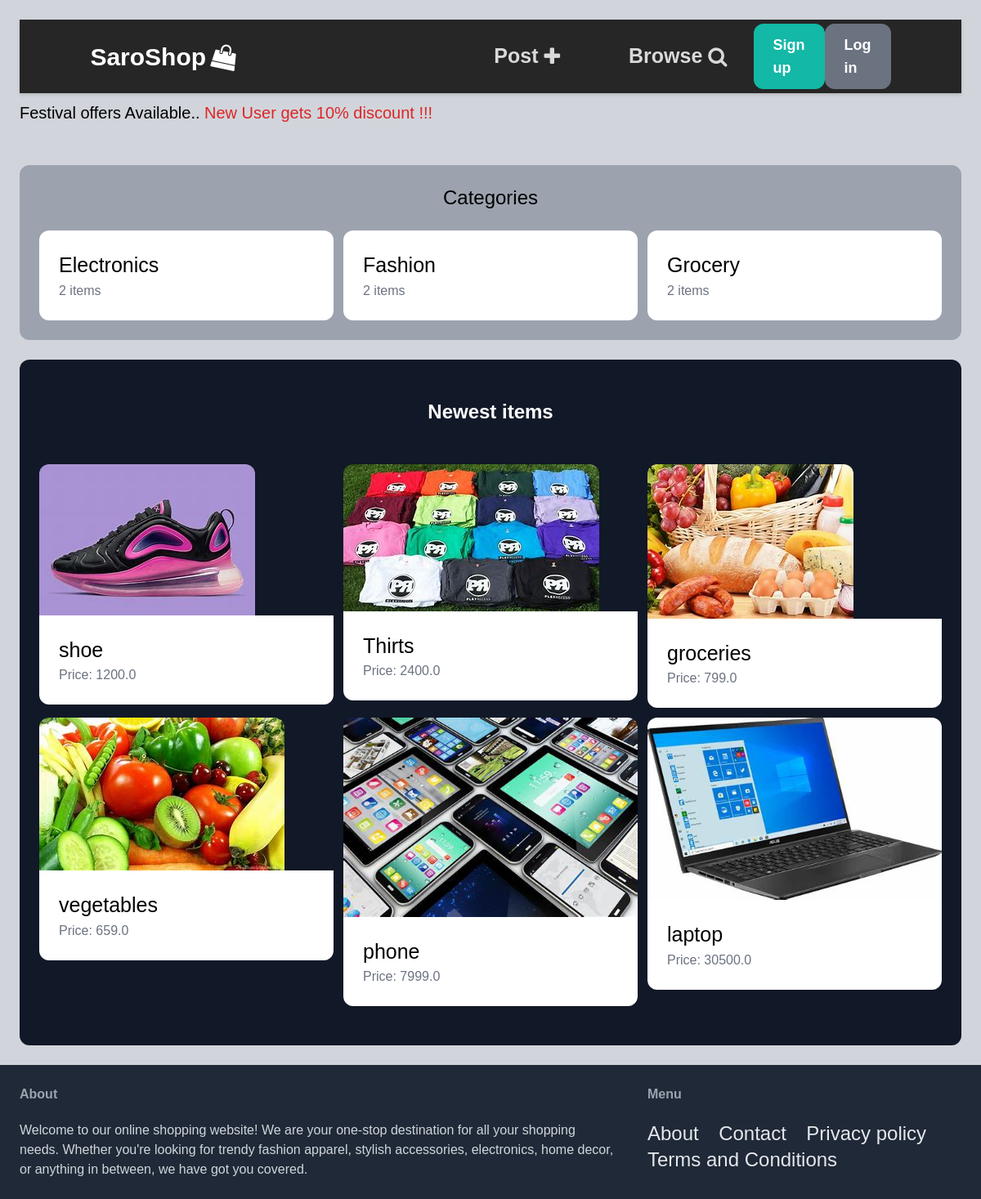
The page / on the database its author committed.
### item/models.py (models this page shows, shortened)
class Category(models.Model):
    name = models.CharField(max_length=255)
    class Meta:
        ordering = ('name',)
        verbose_name_plural = 'Categories'

class Item(models.Model):
    category = models.ForeignKey(Category, related_name='items', on_delete=models.CASCADE)
    name = models.CharField(max_length=255)
    description = models.TextField(blank=True, null=True)
    price = models.FloatField()
    image = models.ImageField(upload_to='item_images', blank=True, null=True)
    is_sold = models.BooleanField(default=False)
    created_by = models.ForeignKey(User, related_name='items', on_delete=models.CASCADE)
    created_at = models.DateTimeField(auto_now_add=True)

### core/views.py (the view)
# urls.py: path('', views.index, name='index'),
def index(request):
    items = Item.objects.filter(is_sold=False)[0:6]
    categories = Category.objects.all()
    return render(request, 'core/index.html', {
        'categories': categories,
        'items': items,
    })

### core/templates/core/index.html (shortened to what this page needs)
{% extends 'core/base.html' %}
{% block content %}
<header id="navbar">
    <nav class="navbar-container container ">
        <a href="/" class=" font-bold text-white" id="saroshop" style="font-size: var(--saro);">SaroShop <i id="shopping-bag" style="font-size: var(--saro);"class="fa fa-shopping-bag  rotate-12" aria-hidden="true"></i>
        </a>
      <div id="navbar-menu" aria-labelledby="navbar-toggle">
        <ul class="navbar-links">
          <li class="navbar-item"><a href="{% url 'item:new' %}" style="font-size: var(--fs);"class=" navbar-link font-semibold hover:text-white" >Post&nbsp; <i class="fa fa-plus" aria-hidden="true"></i>
          </a>
          </li>
          <li class="navbar-item"><a href="{% url 'item:items' %}" style="font-size: var(--fs);"class=" navbar-link font-semibold hover:text-white" >Browse&nbsp;<i class="fa fa-search" aria-hidden="true"></i>
          </a></li>
          {% if request.user.is_authenticated %}
            <a href="{% url 'conversation:inbox' %}"  class="px-6 py-3 text-lg font-semibold bg-green-600 hover:bg-green-700 text-white rounded-xl mr-5 mt-3 mb-3">Inbox</a>
            <a href="{% url 'dashboard:index' %}"  class="px-6 py-3 text-lg font-semibold bg-gray-500 text-white rounded-xl hover:bg-gray-700">Dashboard</a>
          {% else %}
            <a href="{% url 'core:signup' %}" class="px-6 py-3 text-lg font-semibold bg-teal-500 text-white rounded-xl hover:bg-teal-700">Sign up</a>
            <a href="{% url 'core:login' %}" class="px-6 py-3 text-lg font-semibold bg-gray-500 text-white rounded-xl hover:bg-gray-700">Log in</a>
          {% endif %}
        </ul>
      </div>
    </nav>
</header>
<marquee behavior="" direction="left" class="text-xl">Festival offers  Available.. <span class="text-red-600">New User gets 10% discount !!!</span></marquee>
    <div class=" marg px-6 py-6 bg-gray-400 rounded-xl" >
    <h2 class="mb-6 text-2xl text-center">Categories</h2>
    <div class="grid grid-cols-3 gap-3">
        {% for category in categories %}
            <div id="categories">
                <a href="{% url 'item:items' %}?query={{ query }}&category={{ category.id }}">
                    <div class="p-6 bg-white rounded-xl">
                        <h2 class=" letsmall" style="font-size: var(--fs);" >{{ category.name }}</h2>
                        <p class="text-gray-500"  >{{ category.items.count }} items</p>
                    </div>
                </a>
            </div>
        {% endfor %}
    </div>
    </div>
    <div class="mt-6 px-6 py-12 bg-gray-900 rounded-xl">
        <h2 class="mb-12 text-2xl text-center text-white font-bold">Newest items</h2>
        <div class="grid grid-cols-3 gap-3">
            {% for item in items %}
                <div>
                    <a href="{% url 'item:detail' item.id %}">
                        <div>
                            <img src="{{ item.image.url }}" class="rounded-t-xl">
                        </div>
                        <div class="p-6 bg-white rounded-b-xl">
                            <h2 style="font-size: var(--fs);">{{ item.name }}</h2>
                            <p class="text-gray-500">Price: {{ item.price }}</p>
                        </div>
                    </a>
                </div>
            {% endfor %}
        </div>
    </div>
{% endblock %}

### core/templates/core/base.html (shortened to what this page needs)
<!doctype html>
<html>
    <head>
        <script src="https://cdn.tailwindcss.com"></script>
        <link rel="stylesheet" href="https://cdnjs.cloudflare.com/ajax/libs/font-awesome/4.7.0/css/font-awesome.min.css">
    </head>
    <body class="bg-gray-300">
        <div class="px-6 py-6 ">
            {% block content %}
            {% endblock %}
        </div>
        <footer class="py-6 px-6 flex justify-between bg-gray-800">
            <div class="w-2/3 pr-10" id="lorem">
                <h3 class="mb-5 font-semibold text-gray-400" id="about">About</h3>
                <div>
                    <p id="para1"  class="text-gray-300">Welcome to our online shopping website! We are your one-stop destination for all your shopping needs. Whether you're looking for trendy fashion apparel, stylish accessories, electronics, home decor, or anything in between, we have got you covered.</p>
                </div>
            </div>
            <div class="w-1/3">
                <h3 class="mb-5 font-semibold text-gray-400">Menu</h3>
                <div class=" inline-block">
                    <button  class="text-gray-200 text-2xl hover:font-bold mr-5" id="about-1">About</button>
                    <button class="text-gray-200 text-2xl hover:font-bold mr-5" id="contact">Contact</button>
                    <button class="text-gray-200 text-2xl hover:font-bold mr-5" id="privacy">Privacy policy</button>
                    <button class="text-gray-200 text-2xl hover:font-bold mr-5 " id="terms">Terms and Conditions</button>
                </div>
            </div>
        </footer>
    </body>
</html>

### core/templates/core/base.html (style rules this page uses)
:root { --navbar-bg-color: hsl(0, 0%, 15%); --navbar-text-color: hsl(0, 0%, 85%); --navbar-text-color-focus: white; --navbar-bg-contrast: hsl(0, 0%, 25%); --fs:25px; --saro:30px; }
body { height: 100vh; font-family: Arial, Helvetica, sans-serif; line-height: 1.6; }
.container { max-width: 1000px; padding-left: 1.4rem; padding-right: 1.4rem; margin-left: auto; margin-right: auto; }
#navbar { --navbar-height: 90px; height: var(--navbar-height); background-color: var(--navbar-bg-color); left: 0; right: 0; margin-bottom: 10px; box-shadow: 0 2px 4px rgba(0, 0, 0, 0.15); }
.navbar-container { display: flex; justify-content: space-between; height: 100%; align-items: center; }
.navbar-item { margin: 0.4em; width: 100%; font-size: var(--fs); }
.home-link, .navbar-link { color: var(--navbar-text-color); text-decoration: none; display: flex; font-weight: 400; align-items: center; }
.navbar-link { justify-content: center; width: 100%; padding: 0.4em 0.8em; border-radius: 5px; }
#navbar-menu { position: fixed; top: var(--navbar-height); bottom: 0; opacity: 0; visibility: hidden; left: 0; right: 0; }
.navbar-links { list-style: none; position: absolute; background-color: var(--navbar-bg-color); display: flex; flex-direction: row; align-items: center; left: 0; right: 0; margin: 1.4rem; border-radius: 5px; box-shadow: 0 0 20px rgba(0, 0, 0, 0.3); }
@media screen and (min-width:770px) { #navbar-menu, #navbar-toggle[aria-expanded="true"] #navbar-menu { visibility: visible; opacity: 1; position: static; display: block; height: 100%; } }
@media screen and (min-width:770px) { .marg { margin-top: 50px; } }
@media screen and (min-width:770px) { .navbar-links, #navbar-toggle[aria-expanded="true"] #navbar-menu .navbar-links { margin: 0; padding: 0; box-shadow: none; position: static; flex-direction: row; width: 100%; height: 100%; } }

### rows shown on the page
Category: name "Electronics", items.count "2"
Category: name "Fashion", items.count "2"
Category: name "Grocery", items.count "2"
Item: image (picture), name "shoe", price "1200.0"
Item: image (picture), name "Thirts", price "2400.0"
Item: image (picture), name "groceries", price "799.0"
Item: image (picture), name "vegetables", price "659.0"
Item: image (picture), name "phone", price "7999.0"
Item: image (picture), name "laptop", price "30500.0"
